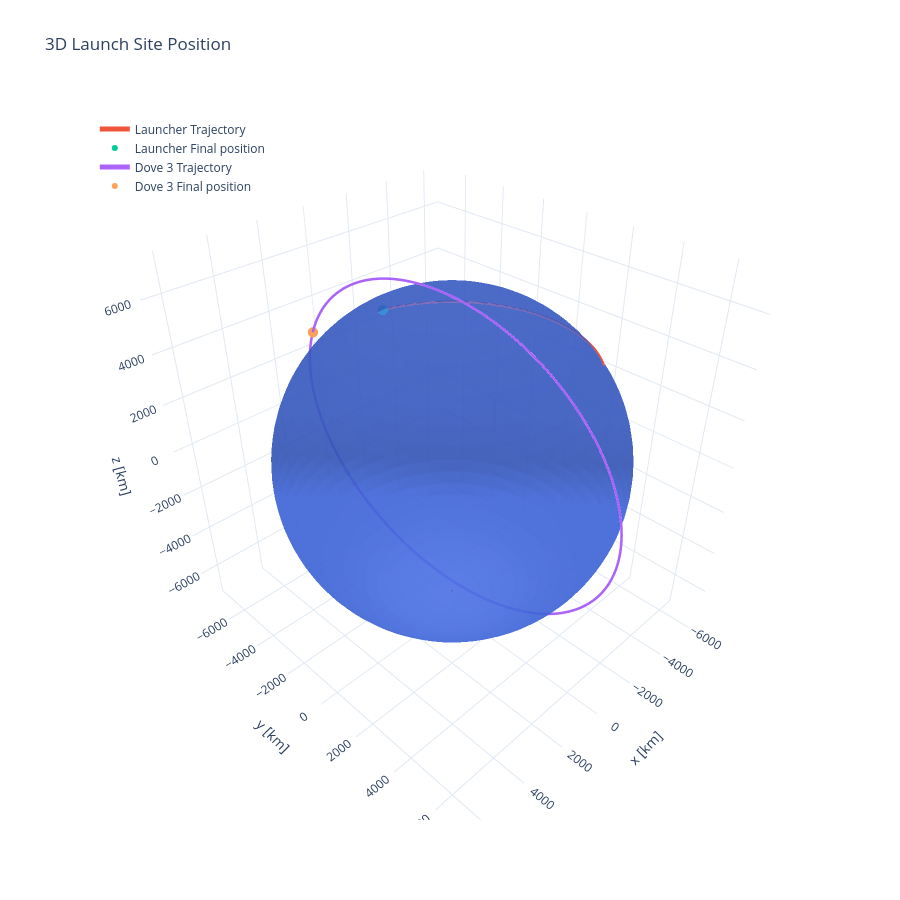

The code cell stored with this chart in its notebook:
### Markdown cell above
### Both positions

### Code cell
plot_3d(t_total_utc, [launch_r_eci, dove3_r_eci], ["Launcher", "Dove 3"], title="3D Launch Site Position")

### Figure 1 — Plotly figure (JSON) as saved in the notebook; plotly's stock layout.template omitted (floating-point values rounded to 4 significant figures; data arrays with more than 128 entries replaced by an {"elided": "..."} marker saying what was removed)
{"data": [{"colorscale": [[0, "royalblue"], [1, "royalblue"]], "name": "Earth", "opacity": 0.7, "showscale": false, "type": "surface", "x": {"elided": "80x40 float values"}, "y": {"elided": "80x40 float values"}, "z": {"elided": "80x40 float values"}}, {"line": {"width": 5}, "mode": "lines", "name": "Launcher Trajectory", "type": "scatter3d", "x": {"elided": "1000 float values"}, "y": {"elided": "1000 float values"}, "z": {"elided": "1000 float values"}}, {"marker": {"size": 6}, "mode": "markers", "name": "Launcher Final position", "type": "scatter3d", "x": [-1237.0], "y": [-4914.0], "z": [3873.0]}, {"line": {"width": 5}, "mode": "lines", "name": "Dove 3 Trajectory", "type": "scatter3d", "x": {"elided": "1000 float values"}, "y": {"elided": "1000 float values"}, "z": {"elided": "1000 float values"}}, {"marker": {"size": 6}, "mode": "markers", "name": "Dove 3 Final position", "type": "scatter3d", "x": [1034.0], "y": [-6316.0], "z": [3257.0]}], "layout": {"height": 900, "legend": {"x": 0.02, "y": 0.98}, "scene": {"aspectmode": "data", "xaxis": {"title": {"text": "x [km]"}}, "yaxis": {"title": {"text": "y [km]"}}, "zaxis": {"title": {"text": "z [km]"}}}, "title": {"text": "3D Launch Site Position"}}}
